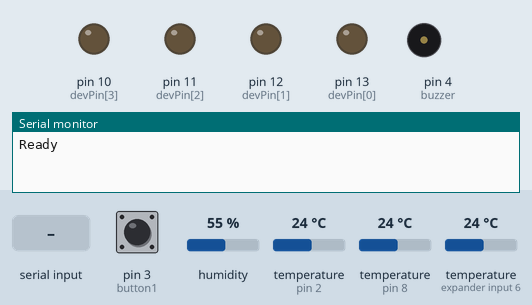
Recording of a sketch running on a simulated Arduino Uno, built with avr-gcc and run on an emulated ATmega328P. On the bench: output pins drawn as LEDs (lit = HIGH), buzzer (waves = sounding), the last lines printed to the serial monitor. The test bench sets the inputs (shaded band); at power-on: pin 3 (button1) HIGH, humidity 55 %, temperature (sensors on pin 2, pin 8, expander input 6) 24 °C.

Above: at 1.7 s.
1.8 s: pin 3 (button1) pulled LOW for 0.15 s
At 3.1 s:
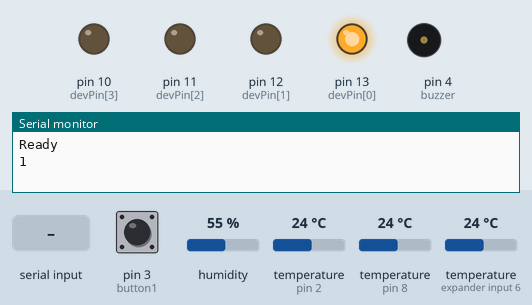
3.4 s: pin 3 (button1) pulled LOW for 1 s
At 4.5 s:
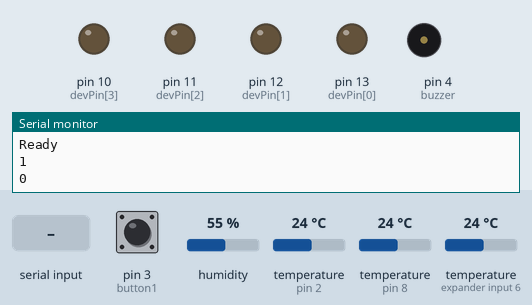
5.9 s: "5\n" received over Serial
At 6.15 s:
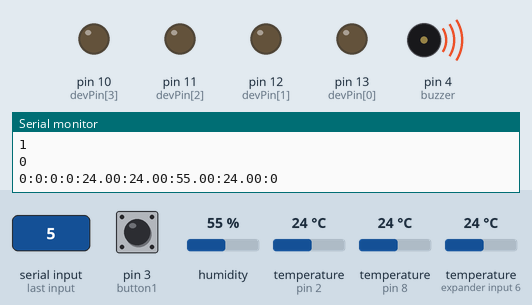
7.6 s: pin 3 (button1) pulled LOW for 3.2 s
At 8.9 s:
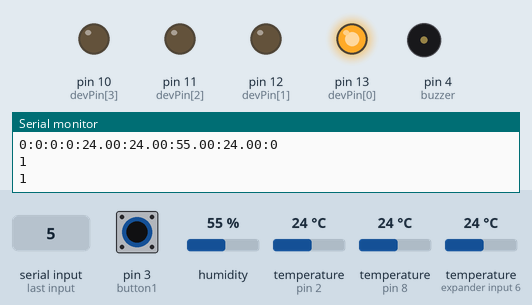
Timing chart, 0 to 10.6 s (numbered marks = the images above; inputs shaded):
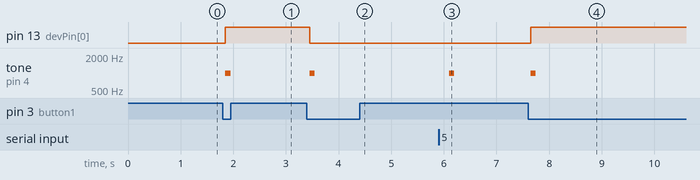

Measured:
- after the input at 1.8 s, pin 13 (devPin[0]): LOW → HIGH after 0.05 s; tone on pin 4 (buzzer): silent → 1000 Hz after 0.05 s, → silent 0.10 s later
- after the input at 3.4 s, pin 13 (devPin[0]): HIGH → LOW after 0.05 s; tone on pin 4 (buzzer): silent → 1000 Hz after 0.05 s, → silent 0.10 s later
- after the input at 5.9 s, tone on pin 4 (buzzer): silent → 1000 Hz after 0.20 s, → silent 0.10 s later
- after the input at 7.6 s, pin 13 (devPin[0]): LOW → HIGH after 0.05 s; tone on pin 4 (buzzer): silent → 1000 Hz after 0.05 s, → silent 0.10 s later

The sketch:

picard.ino
```cpp
#include <OneWire.h>
#include <DallasTemperature.h>
#include <dht.h>

//Inside new DS18B20 sensor 0x28 0xFF 0x96 0x72 0x61 0x17 0x04 0x21
//Inside DS18B20 sensor 0x28, 0xFF, 0xE7, 0x66, 0x61, 0x17, 0x04, 0xB7
//Outside DS18B20 sensor 0x28, 0x76, 0xAC, 0x79, 0x97, 0x00, 0x03, 0xAD
uint8_t sens_ins0[8] = { 0x28, 0xFF, 0x96, 0x72, 0x61, 0x17, 0x04, 0x21 };
uint8_t sens_out0[8] = { 0x28, 0x76, 0xAC, 0x79, 0x97, 0x00, 0x03, 0xAD };
// Pin for ds18b20 sesnors
#define ONE_WIRE_BUS 2
// Pin for DHT11
#define DHTPin 8
// button pin, currently doesn't work
#define  button1 3
// buzzer pin
#define buzzer 4

// number of sockets to control
const byte numberOfDevs = 4;
// array to hold current state of the device(socket)
bool devStates[numberOfDevs] = {LOW, LOW, LOW, LOW};
// array to setup pin numbers of the devices(sockets)
byte devPin[numberOfDevs] = {13, 12, 11, 10};

// variable to hold incoming number from PC->USB
int incByte = 0;

// button state for bebouncing
byte buttonState;
byte lastButtonState = HIGH;
// variiables for debouncing timings
unsigned long lastDebounceTime = 0;
unsigned long debounceDelay = 50;

// variables holding last sensors readings
float temp_ins0 = 0.0;
float temp_ins1 = 0.0;
float hum_ins1 = 0.0;
float temp_out0 = 0.0;

// variable to hold reading for dht11, used by dht object
int readData = 0;
// variable to hold last time the sensors have been read
int lastTempTime = 0;
long timeRunning = 0;


OneWire oneWire(ONE_WIRE_BUS);
DallasTemperature sensors(&oneWire);
dht DHT;

void setup() {
    for (int i = 0; i < numberOfDevs; i++) {
        pinMode(devPin[i], OUTPUT);
        digitalWrite(devPin[i], devStates[i]);
    }

    pinMode(buzzer, OUTPUT);
    pinMode(button1, INPUT_PULLUP);

    Serial.begin(9600);
    Serial.println("Ready");

    delay(500);

    lastTempTime = millis();
    sensors.begin();
}

void loop() {
    if (Serial.available() > 0) {
    // parse incomind data for valid number and respond accordingly
        incByte = Serial.parseInt();
        if ((incByte <= numberOfDevs) && (incByte >= 1)) {
        // if its between 1-4, change the device variable and pin state, return status
            devStates[incByte-1] = ! devStates[incByte-1];
            digitalWrite(devPin[incByte-1], devStates[incByte-1]);
            status();
        } else if (incByte == 5) {
        // play a tune and return current status
            tone(buzzer, 1000, 100);
            status();
        } else if (incByte == 6) {
        // just return status
            status();
        } else {
        // not a valid command, return error code.
            Serial.println(1);
        }

    }

    int reading = digitalRead(button1);
    if (reading != lastButtonState) {
        lastDebounceTime = millis();
    }

    if ((millis() - lastDebounceTime) > debounceDelay) {
        if (reading != buttonState) {
            buttonState = reading;
            if (buttonState == LOW) {
                tone(buzzer, 1000, 100);
                devStates[0] = !devStates[0];
                digitalWrite(devPin[0], devStates[0]);
                Serial.println(devStates[0]);
            }
        }
    }

    lastButtonState = reading;

    if ((millis() - lastTempTime) > 2000) {
    // if it's been over 2 seconds since last time we've read temperature from DS18B20, then read it and save reading time.
        sensors.requestTemperatures();
        temp_ins0 = sensors.getTempC(sens_ins0);
        temp_out0 = sensors.getTempC(sens_out0);
        //lastTemp = sensors.getTempCByIndex(0);
        readData = DHT.read11(DHTPin);
        temp_ins1 = DHT.temperature;
        hum_ins1 = DHT.humidity;
        lastTempTime = millis();
    }


}
void status() {
// return current state of devs/sockets and last known sensors readings
    for (int i = 0; i < numberOfDevs; i++) {
    timeRunning = millis()/60000;
    // print to serial
    // dev01:dev02:dev03:dev04:temp_ins0:temp_ins1:hum_ins1:temp_out0
        Serial.print(devStates[i]);
        Serial.print(":");
    }
    Serial.print(temp_ins0);
        Serial.print(":");
    Serial.print(temp_ins1);
        Serial.print(":");
    Serial.print(hum_ins1);
        Serial.print(":");
    Serial.print(temp_out0);
        Serial.print(":");
    Serial.println(timeRunning);
}
```
